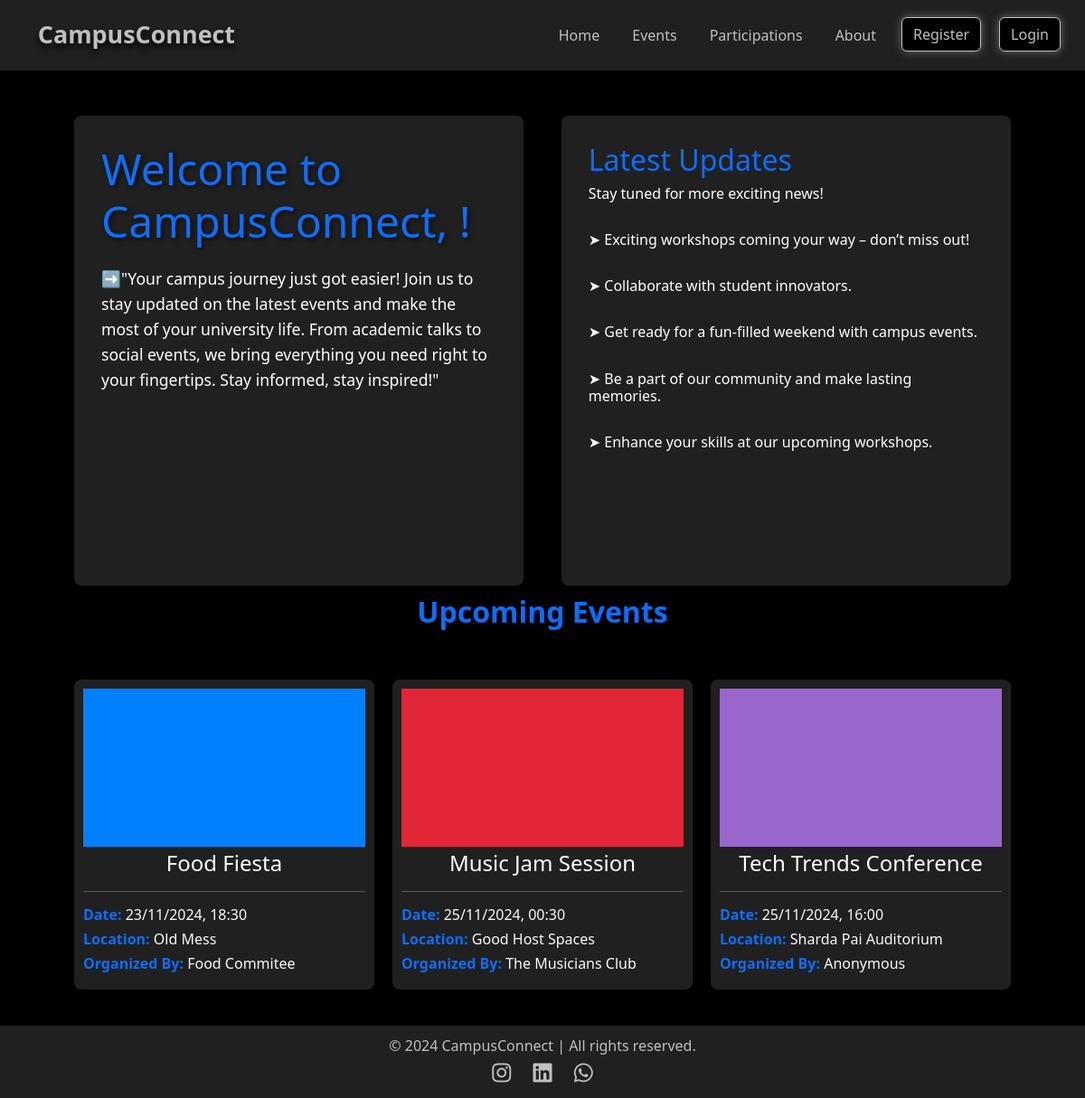
The page / on the database its author committed.
### events/models.py (models this page shows, shortened)
class Event(models.Model):
    user = models.ForeignKey(User, on_delete=models.CASCADE)
    title = models.CharField(max_length=255)
    description = models.TextField()
    event_datetime = models.DateTimeField(default=timezone.now)
    location = models.CharField(max_length=255)
    photo = models.ImageField(upload_to='events/photos/', blank=True, null=True)
    organized_by = models.CharField(max_length=255, default="Anonymous")
    participants = models.ManyToManyField(User, related_name="registered_events", blank=True)

### events/views.py (the view)
# urls.py: 2. Add a URL to urlpatterns:  path('', views.home, name='home')
def home(request):
    events = Event.objects.filter(event_datetime__gte=timezone.now()).order_by('event_datetime')[:3]
    return render(request, 'home.html', {'events': events})

### events/templates/home.html (shortened to what this page needs)
{% extends "layout.html" %}
{% block content %}
    <div class="home-container">
        <div class="left-side">
            <h1>Welcome to CampusConnect, {{ request.user.username }}!</h1>
            <p>➡️"Your campus journey just got easier! Join us to stay updated on the latest events and make the most of your university life. From academic talks to social events, we bring everything you need right to your fingertips. Stay informed, stay inspired!"</p>
        </div>
        <div class="right-side">
            <h1>Latest Updates</h1>
            <h6>Stay tuned for more exciting news!</h6><br>
            <h6>➤ Exciting workshops coming your way – don’t miss out!</h6><br>
            <h6>➤ Collaborate with student innovators.</h6><br>
            <h6>➤ Get ready for a fun-filled weekend with campus events.</h6><br>
            <h6>➤ Be a part of our community and make lasting memories.</h6><br>
            <h6>➤ Enhance your skills at our upcoming workshops.</h6>
        </div>
    </div>
    <div class="events-section">
        <h2><center><strong>Upcoming Events</strong></center></h2>
        <div class="events-container">
            {% for event in events %}
                <div class="event">
                    {% if event.photo %}
                        <img src="{{ event.photo.url }}" class="card-img-top" alt="Event photo">
                    {% else %}
                        <img src="default_image_url.jpg" class="card-img-top" alt="Default image">
                    {% endif %}
                    <h3><center><span style="color: #ffffff">{{ event.title }}</span></center></h3><hr>
                    <h6><strong><span style="color: #0d6efd;">Date:<span></strong> {{ event.event_datetime|date:"d/m/Y, H:i" }}</h6>
                    <h6><strong><span style="color: #0d6efd;">Location:<span></strong> {{ event.location }}</h6>
                    <h6><strong><span style="color: #0d6efd;">Organized By:<span></strong> {{ event.organized_by }}</h6>
                </div>
            {% endfor %}
        </div>
    </div>
{% endblock %}

### templates/layout.html (style rules this page uses)
body { background-color: #000000; color: #f8f9fa; min-height: 100vh; display: flex; flex-direction: column; }

### events/templates/home.html (style rules this page uses)
.home-container { display: flex; justify-content: space-between; align-items: flex-start; padding: 40px; background-color: #000; color: #ffffff; height: 60vh; margin-top: 10px; }
.left-side, .right-side { width: 48%; background-color: #202020; padding: 30px; border-radius: 8px; box-shadow: 0 4px 10px rgba(0, 0, 0, 0.2); height: 130%; }
.left-side h1 { font-size: 3rem; color: #0d6efd; margin-bottom: 20px; text-shadow: 2px 2px 5px rgba(0, 0, 0, 0.7); }
.left-side p, .right-side p { font-size: 1.1rem; line-height: 1.6; }
.right-side h1 { font-size: 2rem; color: #0d6efd; }
.events-section { background-color: #000; padding: 20px; border-radius: 8px; box-shadow: 0 4px 10px rgba(0, 0, 0, 0.2); margin-top: 70px; }
.events-section h2 { font-size: 2rem; color: #0d6efd; margin-bottom: 20px; }
.events-container { display: grid; grid-template-columns: repeat(auto-fill, minmax(250px, 1fr)); gap: 20px; padding: 20px; }
.event { background-color: #202020; padding: 10px; border-radius: 8px; box-shadow: 0 4px 10px rgba(0, 0, 0, 0.2); margin-top: 15px; min-width: 250px; transition: transform 0.3s ease, box-shadow 0.3s ease; }
.event h3 { font-size: 1.5rem; color: #0d6efd; margin-top: 4px; }

### rows shown on the page
Event: photo (picture), title "Food Fiesta", event_datetime "23/11/2024, 18:30", location "Old Mess", organized_by "Food Commitee"
Event: photo (picture), title "Music Jam Session", event_datetime "25/11/2024, 00:30", location "Good Host Spaces", organized_by "The Musicians Club"
Event: photo (picture), title "Tech Trends Conference", event_datetime "25/11/2024, 16:00", location "Sharda Pai Auditorium", organized_by "Anonymous"
